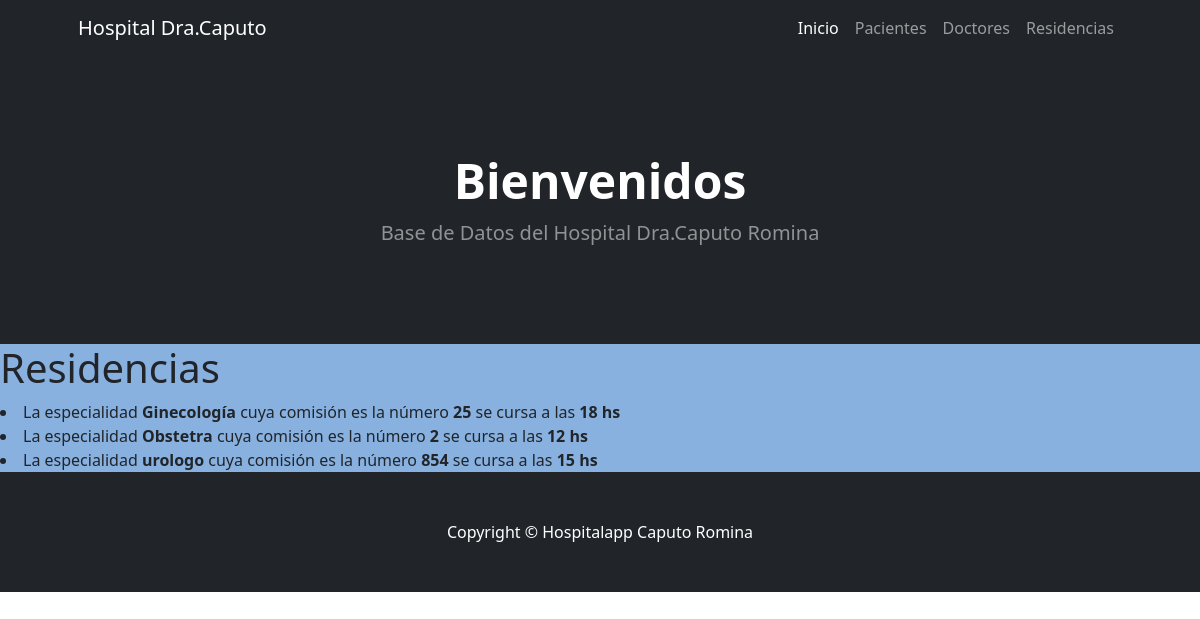
Screenshot of /hospitalapp/Residencias/ with the database file from the repository.
### hospitalapp/models.py (models this page shows)
class Residencia (models.Model):
    especialidad = models.CharField(max_length=30)
    comision=models.IntegerField()
    horario =models.IntegerField()

### hospitalapp/views.py (the view)
# urls.py: path("Residencias/", views.residencia, name="Residencias"),
def residencia(request):
      residencia = Residencia.objects.all()
      return render(request, "hospitalapp/Residencias.html", {"residencia": residencia})

### hospitalapp/template/hospitalapp/Residencias.html (shortened to what this page needs)
{% extends "hospitalapp/padre-index.html" %}
{% load static %}
{% block contenidoPagina %}
<div style="background-color: rgb(136, 177, 224);">
<body>
    <h1> Residencias </h1>
    {% for residencia in residencia %}
    <li> La especialidad <b>{{residencia.especialidad}}</b> cuya comisión es la número <b>{{residencia.comision}}</b> se cursa a las <b>{{residencia.horario}} hs</b> </li>
    {% endfor %}
{% endblock %}

### rows the page displays
Residencia: especialidad "Ginecología", comision "25", horario "18"
Residencia: especialidad "Obstetra", comision "2", horario "12"
Residencia: especialidad "urologo", comision "854", horario "15"
